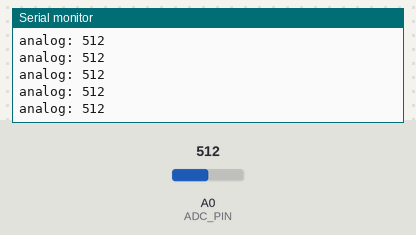
This sketch was run on a simulated Arduino Uno, built with avr-gcc and run on an emulated ATmega328P. On the bench: the last lines printed to the serial monitor. Inputs (shaded band) come from the test bench; at power-on: A0 (ADC_PIN) = 512.

Above: at 1.2 s.
1.3 s: A0 (ADC_PIN) set to 11
At 1.9 s:
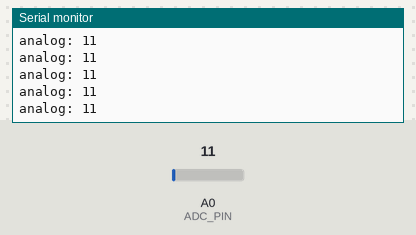
4.3 s: A0 (ADC_PIN) set to 8
At 5.1 s:
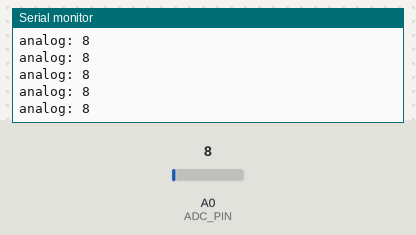
Timing chart, 0 to 7.3 s (numbered marks = the images above; inputs shaded):
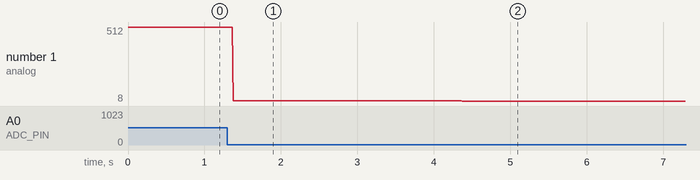

Measured:
- after the input at 1.3 s, the serial monitor: prints a new line after 0.08 s (image 1)
- after the input at 4.3 s, the serial monitor: prints a new line after 0.07 s (image 2)
- plotted number 1: 512 → 11 after the input at 1.3 s, 11 → 8 after the input at 4.3 s

The sketch:

sketch.ino
```cpp
#define ADC_PIN 0


// Function that printf and related will use to print
int serial_putchar(char c, FILE* f) {
    if (c == '\n') serial_putchar('\r', f);
    return Serial.write(c) == 1? 0 : 1;
}

FILE serial_stdout;
void setup()
{
    // Set up stdout
    fdev_setup_stream(&serial_stdout, serial_putchar, NULL, _FDEV_SETUP_WRITE);
    stdout = &serial_stdout;
    Serial.begin(9600);
}

void loop()
{
    printf("analog: %d\n", analogRead(ADC_PIN));
}
```
